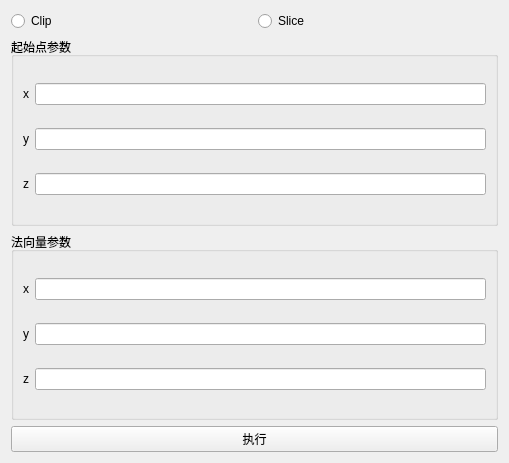
<?xml version="1.0" encoding="UTF-8"?>
<ui version="4.0">
 <class>Form</class>
 <widget class="QWidget" name="Form">
  <property name="geometry">
   <rect>
    <x>0</x>
    <y>0</y>
    <width>509</width>
    <height>463</height>
   </rect>
  </property>
  <property name="windowTitle">
   <string>Form</string>
  </property>
  <layout class="QGridLayout" name="gridLayout">
   <item row="0" column="0">
    <layout class="QVBoxLayout" name="verticalLayout_3">
     <item>
      <layout class="QHBoxLayout" name="horizontalLayout">
       <item>
        <widget class="QRadioButton" name="radioButton_Clip">
         <property name="text">
          <string>Clip</string>
         </property>
        </widget>
       </item>
       <item>
        <widget class="QRadioButton" name="radioButton_Slice">
         <property name="text">
          <string>Slice</string>
         </property>
        </widget>
       </item>
      </layout>
     </item>
     <item>
      <widget class="QGroupBox" name="groupBox">
       <property name="title">
        <string>起始点参数</string>
       </property>
       <layout class="QVBoxLayout" name="verticalLayout">
        <item>
         <layout class="QHBoxLayout" name="horizontalLayout_2">
          <item>
           <widget class="QLabel" name="label_2">
            <property name="text">
             <string>x</string>
            </property>
           </widget>
          </item>
          <item>
           <widget class="QLineEdit" name="lineEdit_origin_x"/>
          </item>
         </layout>
        </item>
        <item>
         <layout class="QHBoxLayout" name="horizontalLayout_3">
          <item>
           <widget class="QLabel" name="label_3">
            <property name="text">
             <string>y</string>
            </property>
           </widget>
          </item>
          <item>
           <widget class="QLineEdit" name="lineEdit_origin_y"/>
          </item>
         </layout>
        </item>
        <item>
         <layout class="QHBoxLayout" name="horizontalLayout_4">
          <item>
           <widget class="QLabel" name="label_4">
            <property name="text">
             <string>z</string>
            </property>
           </widget>
          </item>
          <item>
           <widget class="QLineEdit" name="lineEdit_origin_z"/>
          </item>
         </layout>
        </item>
       </layout>
      </widget>
     </item>
     <item>
      <widget class="QGroupBox" name="groupBox_2">
       <property name="title">
        <string>法向量参数</string>
       </property>
       <layout class="QVBoxLayout" name="verticalLayout_2">
        <item>
         <layout class="QHBoxLayout" name="horizontalLayout_5">
          <item>
           <widget class="QLabel" name="label_5">
            <property name="text">
             <string>x</string>
            </property>
           </widget>
          </item>
          <item>
           <widget class="QLineEdit" name="lineEdit_normal_x"/>
          </item>
         </layout>
        </item>
        <item>
         <layout class="QHBoxLayout" name="horizontalLayout_6">
          <item>
           <widget class="QLabel" name="label_6">
            <property name="text">
             <string>y</string>
            </property>
           </widget>
          </item>
          <item>
           <widget class="QLineEdit" name="lineEdit_normal_y"/>
          </item>
         </layout>
        </item>
        <item>
         <layout class="QHBoxLayout" name="horizontalLayout_7">
          <item>
           <widget class="QLabel" name="label_7">
            <property name="text">
             <string>z</string>
            </property>
           </widget>
          </item>
          <item>
           <widget class="QLineEdit" name="lineEdit_normal_z"/>
          </item>
         </layout>
        </item>
       </layout>
      </widget>
     </item>
     <item>
      <widget class="QPushButton" name="pushButton">
       <property name="text">
        <string>执行</string>
       </property>
      </widget>
     </item>
    </layout>
   </item>
  </layout>
 </widget>
 <resources/>
 <connections/>
</ui>
